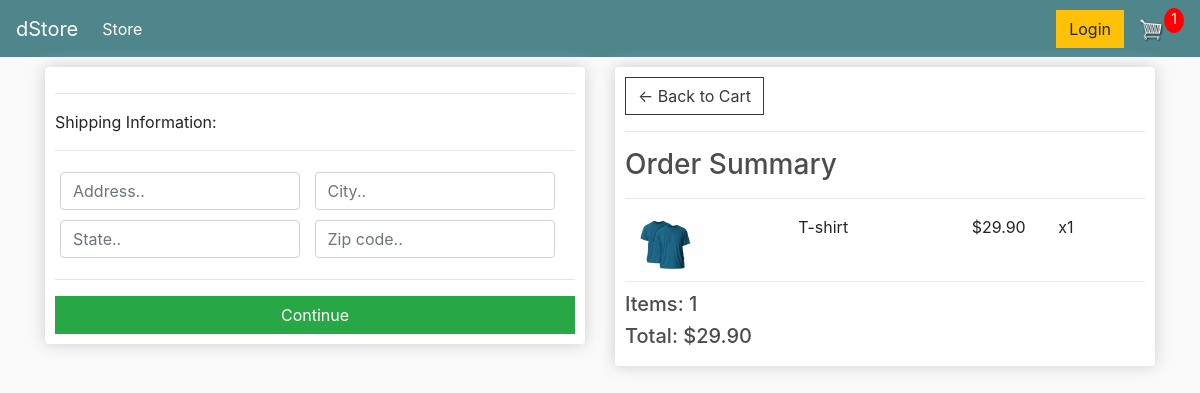
Screenshot of /checkout/ (signed in) with the database file from the repository.
### store/models.py (models this page shows, shortened)
class OrderItem(models.Model):
    product = models.ForeignKey(Product, on_delete=models.SET_NULL, blank=True, null=True)
    order = models.ForeignKey(Order, on_delete=models.SET_NULL, blank=True, null=True)
    quantity = models.IntegerField(default=0, null=True, blank=True)
    date_added = models.DateTimeField(auto_now_add=True)
    @property
    def get_total(self):
        total = self.product.price * self.quantity
        return total

class Product(models.Model):
    name = models.CharField(max_length=200, null=True)
    price = models.DecimalField(max_digits=7, decimal_places=2)
    digital = models.BooleanField(default=False, null=True, blank=True)
    image = models.ImageField(null=True,blank=True)
    @property
    def imageURL(self):
        try:
            url = self.image.url
        except:
            url = ''
        return url

class Order(models.Model):
    customer = models.ForeignKey(Customer, on_delete=models.SET_NULL, blank=True, null=True)
    date_ordered = models.DateTimeField(auto_now_add=True)
    complete = models.BooleanField(default=False, null=True, blank=True)
    transaction_id = models.CharField(max_length=200, null=True)
    @property
    def shipping(self):
        shipping = False
        orderitems = self.orderitem_set.all()
        for i in orderitems:
            if i.product.digital == False:
                shipping = True
        return shipping
    @property
    def get_cart_total(self):
        orderitems = self.orderitem_set.all()
        total = sum([item.get_total for item in orderitems])
        return total
    @property
    def get_cart_items(self):
        orderitems = self.orderitem_set.all()
        total = sum([item.quantity for item in orderitems])
        return total

### store/views.py (the view)
# urls.py: path('checkout/',views.checkout, name='checkout'),
def checkout(request):
    if request.user.is_authenticated:
        customer = request.user.customer
        order, created = Order.objects.get_or_create(customer=customer, complete=False)
        items = order.orderitem_set.all()
        cartItems = order.get_cart_items
    else:
        items = []
        order = {'get_cart_total':0, 'get_cart_items':0, 'shipping':False}
        cartItems =  order['get_cart_items']
    context = {'items':items,'order':order,'cartItems':cartItems}
    return render(request, 'store/checkout.html', context)

### store/templates/store/checkout.html (shortened to what this page needs)
{% extends 'store/main.html' %} {% load static %} {% block content %}
<div class="row">
	<div class="col-lg-6">
		<div class="box-element" id="form-wrapper">
			<form id="form">
				<div id="shipping-info">
					<hr />
					<p>Shipping Information:</p>
					<hr />
					<div class="form-field">
						<input
							class="form-control"
							type="text"
							name="address"
							placeholder="Address.."
						/>
					</div>
					<div class="form-field">
						<input
							class="form-control"
							type="text"
							name="city"
							placeholder="City.."
						/>
					</div>
					<div class="form-field">
						<input
							class="form-control"
							type="text"
							name="state"
							placeholder="State.."
						/>
					</div>
					<div class="form-field">
						<input
							class="form-control"
							type="text"
							name="zipcode"
							placeholder="Zip code.."
						/>
					</div>
				</div>
				<hr />
				<input
					id="form-button"
					class="btn btn-success btn-block"
					type="submit"
					value="Continue"
				/>
			</form>
		</div>
		<br />
	</div>
	<div class="col-lg-6">
		<div class="box-element">
			<a class="btn btn-outline-dark" href="{% url 'cart' %}"
				>&#x2190; Back to Cart</a
			>
			<hr />
			<h3>Order Summary</h3>
			<hr />
			{% for item in items %}
			<div class="cart-row">
				<div style="flex: 2">
					<img class="row-image" src="{{item.product.imageURL}}" />
				</div>
				<div style="flex: 2"><p>{{item.product.name}}</p></div>
				<div style="flex: 1"><p>${{item.get_total|floatformat:2}}</p></div>
				<div style="flex: 1"><p>x{{item.quantity}}</p></div>
			</div>
			{% endfor %}
			<h5>Items: {{order.get_cart_items}}</h5>
			<h5>Total: ${{order.get_cart_total|floatformat:2}}</h5>
		</div>
	</div>
</div>
{% endblock content %}

### static/css/main.css (style rules this page uses)
body { background-color: hsl(0, 0%, 98%); }
h1, h2, h3, h4, h5, h6 { color: hsl(0, 0%, 30%); }
.box-element { box-shadow: hsl(0, 0%, 80%) 0 0 16px; background-color: #fff; border-radius: 4px; padding: 10px; }
.col-lg-4, .col-lg-6, .col-lg-8, .col-lg-12 { margin-top: 10px; }
.btn { border-radius: 0; }
.row-image { width: 100px; }
.form-field { width: 250px; display: inline-block; padding: 5px; }
.cart-row { display: flex; align-items: flex-stretch; padding-bottom: 10px; margin-bottom: 10px; border-bottom: 1px solid #ececec; }

### rows the page displays
OrderItem: product.imageURL (picture), product.name "T-shirt", get_total "29.90", quantity "1"
Order: get_cart_items "1", get_cart_total "29.90"

### other values shown
{{ cartItems }} "1"
